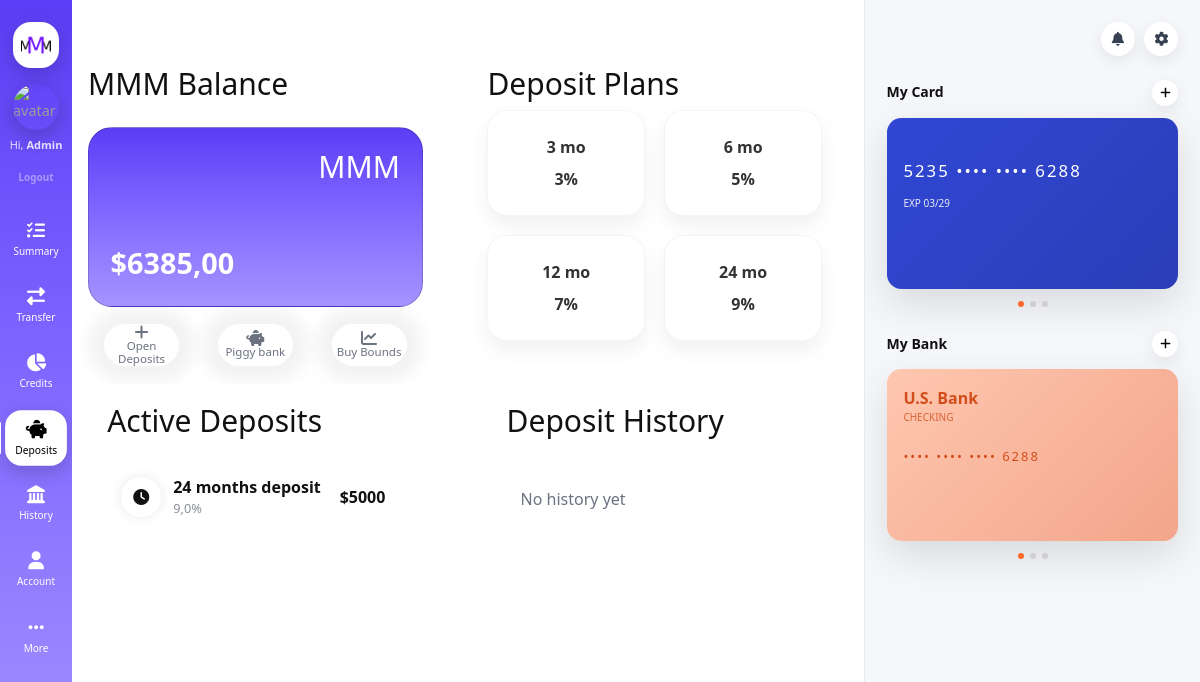
The page /deposits/ (signed in) on the database as committed earlier.
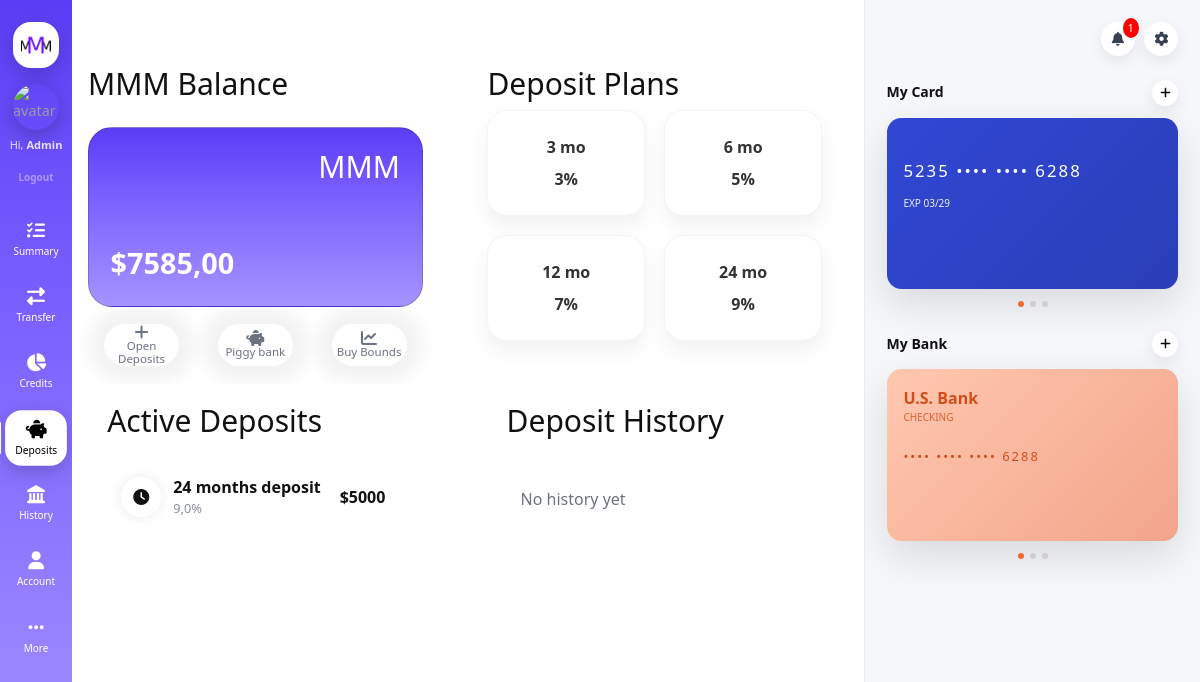
The same page on the database as committed later.
### main/models.py (models this page shows, shortened)
class Account(models.Model):
    user = models.OneToOneField(User, on_delete=models.CASCADE)
    balance = models.DecimalField(max_digits=12, decimal_places=2, default=0)
    saving_goal = models.DecimalField(max_digits=12, decimal_places=0, default=0)

### deposits/views.py (the view)
# urls.py: path('', views.index, name='credits'),
def index(request):
    account = request.user.account
    balance = account.balance
    deposits = Deposit.objects.filter(user=request.user, is_active=True)
    history = Deposit.objects.filter(user=request.user, is_active=False)
    chart_data = []
    total = 0
    for d in deposits:
        total += d.amount + (d.amount * d.rate / 100)
        chart_data.append(total)
    return render(request, 'deposits/index.html', {
        "deposits": deposits,
        "history": history,
        "chart_data": chart_data,
        "balance": balance,
    })

### main/context_processors.py (called while the page is built)
def unread_messages(request):
    if request.user.is_authenticated:
        count = InboxMessage.objects.filter(
            receiver=request.user,
            is_read=False
        ).count()
    else:
        count = 0
    return {
        'unread_count': count
    }

### main/templatetags/sidebar_links.py (called while the page is built)
@register.simple_tag
def get_links():
    return [{
        'name': 'Summary',
        'href': '/',
        'icon': 'fa-regular fa-list-check',
    },{
        'name': 'Transfer',
        'href': '/contacts/',
        'icon': 'fa-regular fa-right-left',
    }, {
        'name': 'Credits',
        'href': '/credits/',
        'icon': 'fa-solid fa-chart-pie',
    }, {
        'name': 'Deposits',
        'href': '/deposits/',
        'icon': 'fa-solid fa-piggy-bank',
    },{
        'name': 'History',
        'href': '/history',
        'icon': 'fa-regular fa-landmark',
    },{
        'name': 'Account',
        'href': '/profile',
        'icon': 'fa-solid fa-user',
    },{
        'name': 'More',
        'href': '/more/',
        'icon': 'fa-ellipsis',
    }]

### deposits/templates/deposits/index.html (shortened to what this page needs)
{% extends 'main/layout/layout.html' %}
{% block content %}
<div class="row g-5">
  <div class="col">
    <h1 style="font-size: 30px;">MMM Balance </h1>
    <div class="card balance-card">
      <div class="card-top">
        <h1 style="font-size: 30px;">MMM</h1>
      </div>
      <div class="card-bottom">
        <div class="card-balance">${{ balance }}</div>
      </div>
    </div>
    <div class="quick-actions">
      <a href="{% url 'open_deposit' %}" class="action-btn">
        <i class="fa-solid fa-plus"></i>
        <span>Open Deposits</span>
      </a>
      <a href="{% url 'piggy_bank' %}" class="action-btn">
        <i class="fa-solid fa-piggy-bank" ></i>
        <span>Piggy bank</span>
      </a>
      <a href="{% url 'buy_bonds' %}" class="action-btn">
        <i class="fa-solid fa-chart-line" ></i>
        <span>Buy Bounds</span>
      </a>
    </div>
  </div>
  <div class="col">
    <div class="section-card">
      <h1 class="section-title" style="font-size: 30px;">Deposit Plans</h1>
      <div style="display: grid; grid-template-columns: repeat(2, 1fr); gap: 1.2rem;">
        <div class="plan">
          <div class="plan-duration">3 mo</div>
          <div class="plan-rate">3%</div>
        </div>
        <div class="plan">
          <div class="plan-duration">6 mo</div>
          <div class="plan-rate">5%</div>
        </div>
        <div class="plan">
          <div class="plan-duration">12 mo</div>
          <div class="plan-rate">7%</div>
        </div>
        <div class="plan">
          <div class="plan-duration">24 mo</div>
          <div class="plan-rate">9%</div>
        </div>
      </div>
    </div>
  </div>
</div>
<div class="row g-5">
  <div class="col">
    <div class="transactions">
      <div class="transactions-header">
        <h1 style="font-size: 30px;">Active Deposits</h1>
      </div>
      <div class="transaction-list">
        {% for d in deposits %}
        <div class="transaction-item">
          <div class="transaction-left">
            <div class="icon"">
              <i class="fa-solid fa-clock"></i>
            </div>
            <div>
              <div class="title">{{ d.duration }} months deposit</div>
              <div class="category">{{ d.rate }}%</div>
            </div>
          </div>
          <div class="transaction-right">
            <div style="font-weight: 600;">${{ d.amount|floatformat:"0" }}</div>
          </div>
        </div>
        {% empty %}
        <div class="transaction-item text-center py-4" style="color: #6b7280;">
          No active deposits yet
        </div>
        {% endfor %}
      </div>
    </div>
  </div>
  <div class="col">
    <div class="transactions">
      <div class="transactions-header">
        <h1 style="font-size: 30px;">Deposit History</h1>
      </div>
      <div class="transaction-list">
        {% for d in history %}
        <div class="transaction-item">
          <div class="transaction-left">
            <div class="icon">
              <i class="fa-solid fa-check"></i>
            </div>
            <div>
              <div class="title">${{ d.amount|floatformat:"0" }} → ${{ d.amount|add:d.profit|floatformat:"0" }}</div>
              <div class="category">{{ d.created_at|date:"d M Y" }}</div>
            </div>
          </div>
        </div>
        {% empty %}
        <div class="transaction-item text-center py-4" style="color: #6b7280;">
          No history yet
        </div>
        {% endfor %}
      </div>
    </div>
  </div>
</div>
{% endblock %}

Rows that differ between the two databases and show on the page:
changed Account: balance "6385,00" → "7585,00"
Other text that changed with them:
{{ unread_count }}: (not shown) → "1"
